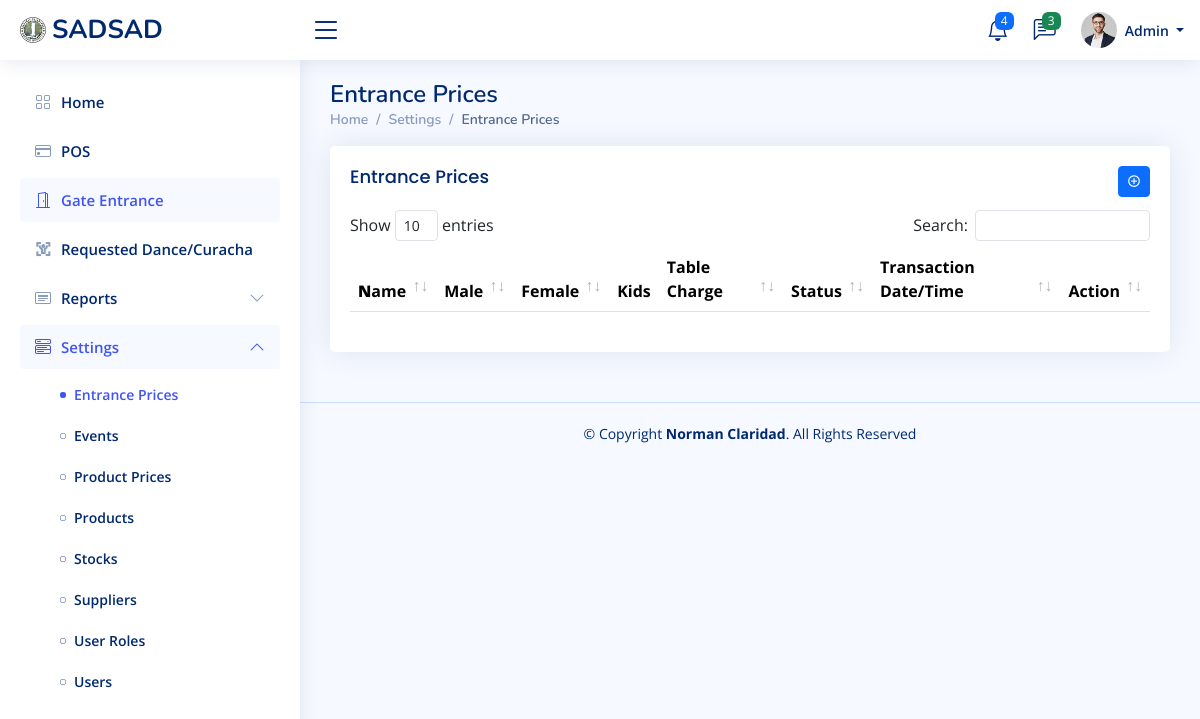
/views/settings/entrance-prices/index.php (signed in), run on the app's committed database.
### tables this page shows
CREATE TABLE `menu` (
  `id` int NOT NULL AUTO_INCREMENT,
  `name` varchar(45) DEFAULT NULL,
  `url` varchar(255) DEFAULT NULL,
  `icon` varchar(45) DEFAULT NULL,
  `sort` int NOT NULL DEFAULT '0',
  `active_keyword` varchar(45) DEFAULT NULL,
  `is_active` char(1) NOT NULL DEFAULT 'Y' COMMENT 'Y = Yes\nN = No',
  `created_by` int DEFAULT NULL,
  `created_at` datetime DEFAULT NULL,
  `updated_by` int DEFAULT NULL,
  `updated_at` timestamp NOT NULL DEFAULT CURRENT_TIMESTAMP ON UPDATE CURRENT_TIMESTAMP,
  PRIMARY KEY (`id`)
);

CREATE TABLE `sub_menu` (
  `id` int NOT NULL AUTO_INCREMENT,
  `menu_id` int NOT NULL,
  `name` varchar(100) DEFAULT NULL,
  `url` varchar(255) DEFAULT NULL,
  `icon` varchar(45) DEFAULT NULL,
  `sort` int NOT NULL DEFAULT '0',
  `active_keyword` varchar(45) DEFAULT NULL,
  `is_active` char(1) NOT NULL DEFAULT 'Y' COMMENT 'Y = Yes\nN = No',
  `created_by` int DEFAULT NULL,
  `created_at` datetime DEFAULT NULL,
  `updated_by` int DEFAULT NULL,
  `updated_at` timestamp NOT NULL DEFAULT CURRENT_TIMESTAMP ON UPDATE CURRENT_TIMESTAMP,
  PRIMARY KEY (`id`)
);

### models/Models.php (called while the page is built)
<?php
class Models {
    protected function getDocumentRoot() {
        return $_SERVER['DOCUMENT_ROOT'];
    }
}

### inc/conn.php (called while the page is built, shortened)
<?php
class DB
{
	private $pdo;
	private static $instance = null;
	private function __construct() {
		$dsn = 'mysql:dbname=sadsad;host=127.0.0.1';
		$user = 'root';
		$password = '';
		$this->pdo = new \PDO($dsn, $user, $password);
	}
	public static function getInstance() {
		if (null === self::$instance) {
			self::$instance = new $c;
		}
		return self::$instance;
	}
	public function select($sql, $action = 'all') {
		$sth = $this->pdo->query($sql);
		return $sth->fetchAll();
	}
}

### models/Menu.php (called while the page is built, shortened)
<?php
require_once('Models.php');
class Menu extends Models {
    protected $db;
    private $table;
    public function __construct() {
		require_once($this->getDocumentRoot() . '/inc/conn.php');
        $this->db = DB::getInstance();
        $this->table = 'menu';
	}
	public function getWhere( $where = '', $sortBy = 'name ASC') {
		$sql = "SELECT * FROM $this->table WHERE 1 ";
		$sql .= " ORDER BY $sortBy ";
        $rows = $this->db->select($sql);
        return $rows;
	}
}

### models/Sub_menu.php (called while the page is built, shortened)
<?php
require_once('Models.php');
class Sub_menu extends Models
{
    protected $db;
    private $table;
    public function __construct() {
		require_once($this->getDocumentRoot() . '/inc/conn.php');
        $this->db = DB::getInstance();
        $this->table = 'sub_menu';
	}
	public function getWhere($where = '', $sortBy = 'sort ASC') {
		$sql = "SELECT * FROM $this->table WHERE is_active = 'Y'";
		if(!empty($where)) {
			$sql .= " $where";
		}
		$sql .= " ORDER BY $sortBy ";
        $rows = $this->db->select($sql);
        return $rows;
	}
}

### inc/helpers.php (called while the page is built, shortened)
<?php
class Helpers {
     public function checkactivemenu($uri, $activekeyword) : bool {
        if(strpos($uri, $activekeyword) !== false) {
            return true;
        }
        return false;
    }
}

### views/settings/entrance-prices/index.php (the view, shortened to what this page needs)
<?php
require_once('../../../inc/helpers.php');
$helpers = new Helpers();
include_once '../../../templates/header.php';
include_once '../../../templates/sidebar.php';
?>
<main id="main" class="main">
    <div class="pagetitle">
      <h1><?php echo PAGE_TITLE ?></h1>
      <nav>
        <ol class="breadcrumb">
          <li class="breadcrumb-item"><a href="<?php echo BASE_URL ?>">Home</a></li>
          <li class="breadcrumb-item">Settings</li>
          <li class="breadcrumb-item active"><?php echo PAGE_TITLE ?></li>
        </ol>
      </nav>
    </div>
    <section class="section">
        <div class="row">
            <div class="col-lg-12">
                <div class="card">
                    <div class="card-body">
                        <h5 class="card-title"><?php echo PAGE_TITLE ?>
                            <span class="float-end">
                                <a class="btn btn-sm btn-primary" id="btn-add">
                                    <i class="ri-add-circle-line"></i>
                                </a>
                            </span>
                        </h5>
                        <table class="table datatable" id="table-data">
                            <thead>
                            <tr>
                                <th>
                                    <b>N</b>ame
                                </th>
                                <th>Male</th>
                                <th>Female</th>
                                <th>Kids</th>
                                <th>Table Charge</th>
                                <th>Status</th>
                                <th>Transaction Date/Time</th>
                                <th>Action</th>
                            </tr>
                            </thead>
                        </table>
                    </div>
                </div>
            </div>
        </div>
    </section>
</main>
<?php
    include_once '../../../templates/footer.php';
?>

### templates/sidebar.php (shortened to what this page needs)
<?php
require ($_SERVER['DOCUMENT_ROOT'] . '/models/Menu.php');
require ($_SERVER['DOCUMENT_ROOT'] . '/models/Sub_menu.php');
$menu       = new Menu();
$sub_menu   = new Sub_menu();
$resMenu = $menu->getWhere('', 'sort ASC');
$menu_list = [];
foreach($resMenu AS $row) {
    $resSubMenu = $sub_menu->getWhere(" AND menu_id = " . $row['id'], "name ASC");
    $menu_list[] = [
        'id'    => $row['id'],
        'name'  => $row['name'],
        'url'   => $row['url'],
        'icon'  => $row['icon'],
        'active_keyword'  => $row['active_keyword'],
        'sub_menu' => $resSubMenu
    ];
}
?>
  <aside id="sidebar" class="sidebar">
    <ul class="sidebar-nav" id="sidebar-nav">
    <?php foreach($menu_list AS $row):
            $checkmenu = $helpers->checkactivemenu($uri, $row['active_keyword']);
            $active = ($checkmenu) ? '' : 'collapsed';
            $areaexpanded = ($checkmenu) ? 'aria-expanded="true"' : '';
            $navcontentshow = ($checkmenu) ? 'show' : '';
            $baseUrl = BASE_URL;
            if($row['active_keyword'] != 'home') {
                $baseUrl = BASE_URL . $row['url'];
            }
        ?>
        <?php if(empty($row['sub_menu'])): ?>
        <li class="nav-item">
            <a class="nav-link <?php echo $active ?>" href="<?php echo $baseUrl ?>">
                <i class="<?php echo $row['icon'] ?>"></i>
                <?php echo $row['name'] ?>
            </a>
        </li>
        <?php else : ?>
        <li class="nav-item">
            <a class="nav-link <?php echo $active ?>" data-bs-target="#<?php echo $row['active_keyword'] ?>-nav" data-bs-toggle="collapse" href="#" <?php echo $areaexpanded ?>>
                <i class="<?php echo $row['icon'] ?>"></i><span><?php echo $row['name'] ?></span><i class="bi bi-chevron-down ms-auto"></i>
            </a>
            <ul id="<?php echo $row['active_keyword'] ?>-nav" class="nav-content collapse <?php echo $navcontentshow ?>" data-bs-parent="#sidebar-nav">
            <?php foreach($row['sub_menu'] AS $rows):
                        $checkmenu = $helpers->checkactivemenu($uri, $rows['active_keyword']);
                        $active = ($checkmenu) ? 'active' : '';
                    ?>
                    <li>
                        <a href="<?php echo BASE_URL . '/' . $rows['url'] ?>" class="<?php echo $active; ?>">
                            <i class="<?php echo $rows['icon'] ?>"></i><span><?php echo $rows['name'] ?></span>
                        </a>
                    </li>
                <?php endforeach; ?>
            </ul>
        </li>
        <?php endif; ?>
        <?php endforeach; ?>
    </ul>
  </aside>

### assets/css/style.css (style rules this page uses)
:root { scroll-behavior: smooth; }
body { font-family: "Open Sans", sans-serif; background: #f6f9ff; color: #444444; }
a { color: #4154f1; text-decoration: none; }
h1, h2, h3, h4, h5, h6 { font-family: "Nunito", sans-serif; }
#main { margin-top: 60px; padding: 20px 30px; transition: all 0.3s; }
.pagetitle { margin-bottom: 10px; }
.pagetitle h1 { font-size: 24px; margin-bottom: 0; font-weight: 600; color: #012970; }
.card { margin-bottom: 30px; border: none; border-radius: 5px; box-shadow: 0px 0 30px rgba(1, 41, 112, 0.1); }
.card-title { padding: 20px 0 15px 0; font-size: 18px; font-weight: 500; color: #012970; font-family: "Poppins", sans-serif; }
.card-title span { color: #899bbd; font-size: 14px; font-weight: 400; }
.card-body { padding: 0 20px 20px 20px; }
.breadcrumb { font-size: 14px; font-family: "Nunito", sans-serif; color: #899bbd; font-weight: 600; }
.breadcrumb a { color: #899bbd; transition: 0.3s; }
.breadcrumb .breadcrumb-item::before { color: #899bbd; }
.breadcrumb .active { color: #51678f; font-weight: 600; }
.sidebar { position: fixed; top: 60px; left: 0; bottom: 0; width: 300px; z-index: 996; transition: all 0.3s; padding: 20px; overflow-y: auto; scrollbar-width: thin; scrollbar-color: #aab7cf transparent; box-shadow: 0px 0px 20px rgba(1, 41, 112, 0.1); background-color: #fff; }
@media (min-width: 1200px) { #main, #footer { margin-left: 300px; } }
.sidebar-nav { padding: 0; margin: 0; list-style: none; }
.sidebar-nav li { padding: 0; margin: 0; list-style: none; }
.sidebar-nav .nav-item { margin-bottom: 5px; }
.sidebar-nav .nav-link { display: flex; align-items: center; font-size: 15px; font-weight: 600; color: #4154f1; transition: 0.3; background: #f6f9ff; padding: 10px 15px; border-radius: 4px; }
.sidebar-nav .nav-link i { font-size: 16px; margin-right: 10px; color: #4154f1; }
.sidebar-nav .nav-link.collapsed { color: #012970; background: #fff; }
.sidebar-nav .nav-link.collapsed i { color: #899bbd; }
.sidebar-nav .nav-link .bi-chevron-down { margin-right: 0; transition: transform 0.2s ease-in-out; }
.sidebar-nav .nav-link:not(.collapsed) .bi-chevron-down { transform: rotate(180deg); }
.sidebar-nav .nav-content { padding: 5px 0 0 0; margin: 0; list-style: none; }
.sidebar-nav .nav-content a { display: flex; align-items: center; font-size: 14px; font-weight: 600; color: #012970; transition: 0.3; padding: 10px 0 10px 40px; transition: 0.3s; }
.sidebar-nav .nav-content a i { font-size: 6px; margin-right: 8px; line-height: 0; border-radius: 50%; }
.sidebar-nav .nav-content a:hover, .sidebar-nav .nav-content a.active { color: #4154f1; }
.sidebar-nav .nav-content a.active i { background-color: #4154f1; }

### data on the page
menu: name "Home"
menu: name "POS"
menu: name "Gate Entrance"
menu: name "Requested Dance/Curacha"
menu: name "Reports"
menu: name "Settings"
sub_menu: name "Entrance Prices"
sub_menu: name "Events"
sub_menu: name "Product Prices"
sub_menu: name "Products"
sub_menu: name "Stocks"
sub_menu: name "Suppliers"
sub_menu: name "User Roles"
sub_menu: name "Users"

### other printed values
LOGO_TEXT "SADSAD"
$_SESSION['SESS_FIRST_NAME'] "Admin"
PAGE_TITLE "Entrance Prices"
